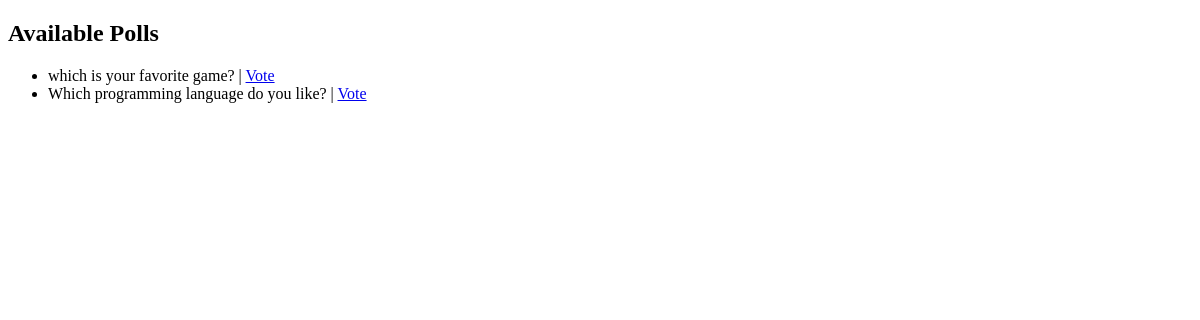
Page / (signed in) on the earlier database version.
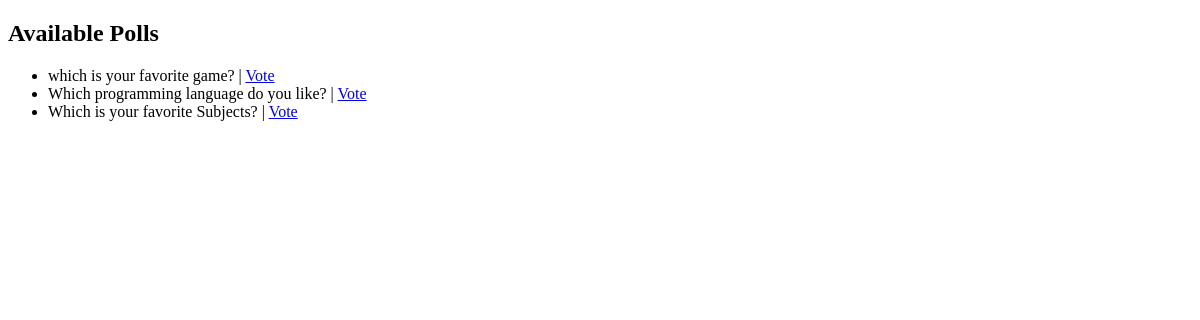
Same page on the later database version.
### polls/models.py (models this page shows, shortened)
class Poll(models.Model):
    question = models.CharField(max_length=255)
    created_at = models.DateTimeField(auto_now_add=True)
    end_date = models.DateTimeField(null=True, blank=True)
    @property
    def is_active(self):
        if self.end_date is None:
            return True
        return self.end_date > timezone.now()

### polls/views.py (the view)
# urls.py: path('', views.poll_list, name='poll_list'),
@login_required
def poll_list(request):
    polls = Poll.objects.all()
    return render(request, 'polls/poll_list.html', {'polls': polls})

### polls/templates/polls/poll_list.html (shortened to what this page needs)
<!DOCTYPE html>
<html>
<head>
</head>
<body>
    <h2>Available Polls</h2>
    <ul>
{% for poll in polls %}
    <li>
        {{ poll.question }}
        {% if poll.is_active %}
            | <a href="{% url 'poll_detail' poll.id %}">Vote</a>
        {% else %}
            | <strong>Closed</strong>
        {% endif %}
    </li>
{% empty %}
    <li>No polls available.</li>
{% endfor %}
</ul>
</body>
</html>

Differences in the rows shown:
added Poll: question "Which is your favorite Subjects?", shows "Vote"
